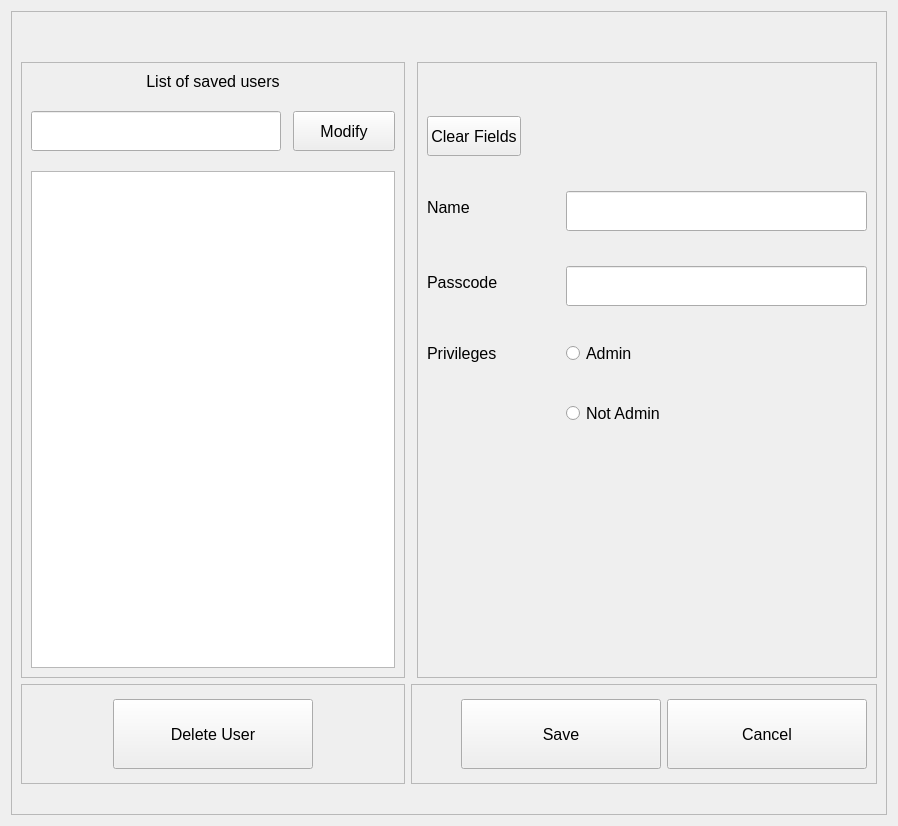
<?xml version="1.0" encoding="UTF-8"?>
<ui version="4.0">
 <class>users</class>
 <widget class="QWidget" name="users">
  <property name="geometry">
   <rect>
    <x>0</x>
    <y>0</y>
    <width>898</width>
    <height>826</height>
   </rect>
  </property>
  <property name="windowTitle">
   <string>Form</string>
  </property>
  <layout class="QGridLayout" name="gridLayout">
   <item row="0" column="0">
    <widget class="QFrame" name="frame">
     <property name="font">
      <font>
       <pointsize>12</pointsize>
      </font>
     </property>
     <property name="frameShape">
      <enum>QFrame::StyledPanel</enum>
     </property>
     <property name="frameShadow">
      <enum>QFrame::Raised</enum>
     </property>
     <layout class="QGridLayout" name="gridLayout_2">
      <property name="topMargin">
       <number>50</number>
      </property>
      <property name="bottomMargin">
       <number>30</number>
      </property>
      <item row="0" column="2">
       <widget class="QFrame" name="frame_3">
        <property name="frameShape">
         <enum>QFrame::StyledPanel</enum>
        </property>
        <property name="frameShadow">
         <enum>QFrame::Raised</enum>
        </property>
        <layout class="QFormLayout" name="formLayout_2">
         <property name="horizontalSpacing">
          <number>45</number>
         </property>
         <property name="verticalSpacing">
          <number>35</number>
         </property>
         <property name="topMargin">
          <number>53</number>
         </property>
         <item row="2" column="0">
          <widget class="QLabel" name="name_label">
           <property name="text">
            <string>Name</string>
           </property>
          </widget>
         </item>
         <item row="2" column="1">
          <widget class="QLineEdit" name="name_field">
           <property name="minimumSize">
            <size>
             <width>0</width>
             <height>40</height>
            </size>
           </property>
          </widget>
         </item>
         <item row="3" column="0">
          <widget class="QLabel" name="passcode_label">
           <property name="text">
            <string>Passcode</string>
           </property>
          </widget>
         </item>
         <item row="3" column="1">
          <widget class="QLineEdit" name="passcode_field">
           <property name="minimumSize">
            <size>
             <width>0</width>
             <height>40</height>
            </size>
           </property>
          </widget>
         </item>
         <item row="4" column="0">
          <widget class="QLabel" name="privilege_label">
           <property name="text">
            <string>Privileges</string>
           </property>
          </widget>
         </item>
         <item row="4" column="1">
          <widget class="QRadioButton" name="admin_btn">
           <property name="text">
            <string>Admin</string>
           </property>
          </widget>
         </item>
         <item row="5" column="1">
          <widget class="QRadioButton" name="user_btn">
           <property name="text">
            <string>Not Admin</string>
           </property>
          </widget>
         </item>
         <item row="1" column="0">
          <widget class="QPushButton" name="clear_btn">
           <property name="minimumSize">
            <size>
             <width>0</width>
             <height>40</height>
            </size>
           </property>
           <property name="styleSheet">
            <string notr="true"/>
           </property>
           <property name="text">
            <string>Clear Fields</string>
           </property>
          </widget>
         </item>
        </layout>
       </widget>
      </item>
      <item row="2" column="1" colspan="2">
       <widget class="QFrame" name="frame_4">
        <property name="frameShape">
         <enum>QFrame::StyledPanel</enum>
        </property>
        <property name="frameShadow">
         <enum>QFrame::Raised</enum>
        </property>
        <layout class="QHBoxLayout" name="horizontalLayout">
         <item>
          <spacer name="horizontalSpacer">
           <property name="orientation">
            <enum>Qt::Horizontal</enum>
           </property>
           <property name="sizeHint" stdset="0">
            <size>
             <width>40</width>
             <height>20</height>
            </size>
           </property>
          </spacer>
         </item>
         <item>
          <widget class="QPushButton" name="save_btn">
           <property name="minimumSize">
            <size>
             <width>200</width>
             <height>70</height>
            </size>
           </property>
           <property name="text">
            <string>Save</string>
           </property>
          </widget>
         </item>
         <item>
          <widget class="QPushButton" name="cancel_btn">
           <property name="minimumSize">
            <size>
             <width>200</width>
             <height>70</height>
            </size>
           </property>
           <property name="text">
            <string>Cancel</string>
           </property>
          </widget>
         </item>
        </layout>
       </widget>
      </item>
      <item row="2" column="0">
       <widget class="QFrame" name="frame_6">
        <property name="minimumSize">
         <size>
          <width>0</width>
          <height>100</height>
         </size>
        </property>
        <property name="frameShape">
         <enum>QFrame::StyledPanel</enum>
        </property>
        <property name="frameShadow">
         <enum>QFrame::Raised</enum>
        </property>
        <layout class="QHBoxLayout" name="horizontalLayout_2">
         <item>
          <spacer name="horizontalSpacer_2">
           <property name="orientation">
            <enum>Qt::Horizontal</enum>
           </property>
           <property name="sizeHint" stdset="0">
            <size>
             <width>72</width>
             <height>20</height>
            </size>
           </property>
          </spacer>
         </item>
         <item>
          <widget class="QPushButton" name="delete_btn">
           <property name="minimumSize">
            <size>
             <width>200</width>
             <height>70</height>
            </size>
           </property>
           <property name="maximumSize">
            <size>
             <width>200</width>
             <height>16777215</height>
            </size>
           </property>
           <property name="text">
            <string>Delete User</string>
           </property>
          </widget>
         </item>
         <item>
          <spacer name="horizontalSpacer_3">
           <property name="orientation">
            <enum>Qt::Horizontal</enum>
           </property>
           <property name="sizeHint" stdset="0">
            <size>
             <width>40</width>
             <height>20</height>
            </size>
           </property>
          </spacer>
         </item>
        </layout>
       </widget>
      </item>
      <item row="0" column="0">
       <widget class="QFrame" name="frame_2">
        <property name="maximumSize">
         <size>
          <width>422</width>
          <height>16777215</height>
         </size>
        </property>
        <property name="frameShape">
         <enum>QFrame::StyledPanel</enum>
        </property>
        <property name="frameShadow">
         <enum>QFrame::Raised</enum>
        </property>
        <layout class="QFormLayout" name="formLayout">
         <property name="horizontalSpacing">
          <number>12</number>
         </property>
         <property name="verticalSpacing">
          <number>20</number>
         </property>
         <property name="topMargin">
          <number>9</number>
         </property>
         <item row="1" column="0" colspan="2">
          <widget class="QLabel" name="title_label">
           <property name="text">
            <string>List of saved users</string>
           </property>
           <property name="alignment">
            <set>Qt::AlignCenter</set>
           </property>
          </widget>
         </item>
         <item row="2" column="0">
          <widget class="QLineEdit" name="search_field">
           <property name="minimumSize">
            <size>
             <width>250</width>
             <height>40</height>
            </size>
           </property>
          </widget>
         </item>
         <item row="2" column="1">
          <widget class="QPushButton" name="modify_btn">
           <property name="minimumSize">
            <size>
             <width>0</width>
             <height>40</height>
            </size>
           </property>
           <property name="maximumSize">
            <size>
             <width>130</width>
             <height>16777215</height>
            </size>
           </property>
           <property name="text">
            <string>Modify</string>
           </property>
          </widget>
         </item>
         <item row="3" column="0" colspan="2">
          <widget class="QListWidget" name="users_list"/>
         </item>
        </layout>
       </widget>
      </item>
     </layout>
    </widget>
   </item>
  </layout>
 </widget>
 <resources/>
 <connections/>
</ui>
